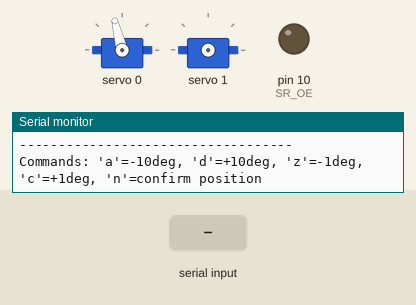
This sketch was run on a simulated Arduino Uno, built with avr-gcc and run on an emulated ATmega328P. Shown: 2 × servo, output pins drawn as LEDs (lit = HIGH), the last lines printed to the serial monitor. The inputs (shaded band) are chosen by the test bench.

Above: at 2.7 s.
2.8 s: "n" received over Serial
At 3.6 s:
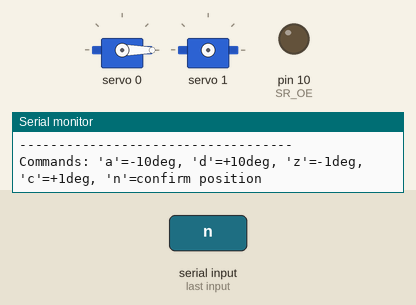
4.8 s: "n" received over Serial
At 6.3 s:
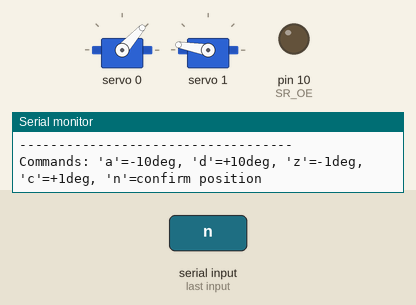
6.8 s: "n" received over Serial
At 7.9 s:
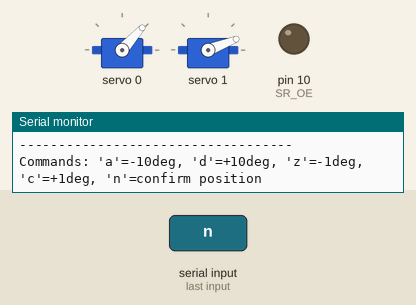
8.8 s: "a" received over Serial
At 9.8 s:
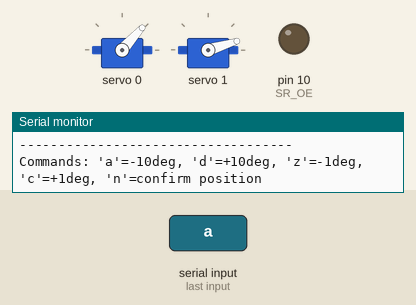
10.3 s: "d" received over Serial
At 10.9 s:
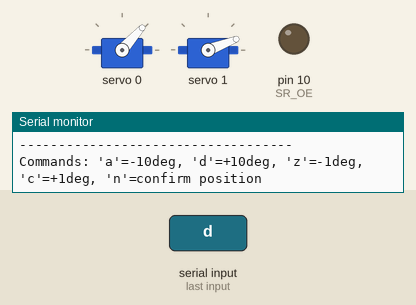
Timing chart, 0 to 12.8 s (numbered marks = the images above; inputs shaded):
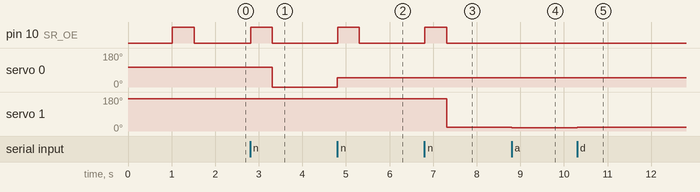

The sketch:

wall-e_callibration.ino
```cpp
/* WALL-E CALLIBRATION CODE
 ********************************************
 * Code by: Simon Bluett
 * Email:   hello@chillibasket.com
 * Version: 1.0
 * Date:    30th October 2019
 ********************************************/

/* HOW TO USE:
 * 1. Install the Adafruit_PWMServoDriver library
 *    a. In the Arduino IDE, go to Sketch->Include Library->Manage Libraries
 *    b. Search for Adafruit PWM Library, and install the latest version
 * 2. Upload the sketch to the micro-controller, and open serial monitor at
 *    a baud rate of 115200.
 * 3. The sketch will then let you control each servo motor individually. The
 *    aim is to find the maximum and minimum PWM pulse widths, corresponding
 *    to the LOW and HIGH positions to which each servo motors can move.
 *    Diagrams showing these positions can be found at
 *    https://wired.chillibasket.com/3d-printed-wall-e/
 *    a. The sketch starts with the head rotation servo (which is on pin 0).
 *       First you need to move to the LOW position (head turned to the left),
 *       by sending the 'a' or 'd' characters to move the servo in increments
 *       of 10 pulse width. For finer control, send the 'z' and 'c' characters
 *       to move in increments of 1.
 *    b. Once the head is in the LOW position, send the 'n' character to confirm
 *       the position and move on to the HIGH position. Repeat the process.
 *    d. The process will then repeat itself for each of the 7 servos, getting
 *       you to specify the LOW and HIGH positions.
 * 4. Once the process is complete, the calibrated positions will be output to
 *    the serial monitor; for example:
 *
 *    // Servo Positions:  Low,High
 *    int preset[][2] =  {{398, 112},  // head rotation
 *                        {565, 188},  // neck top
 *                        {470, 100},  // neck bottom
 *                        {475, 230},  // eye right
 *                        {270, 440},  // eye left
 *                        {350, 185},  // arm left
 *                        {188, 360}}; // arm right
 *
 *    Copy the array and paste it into lines 85 to 92 in [wall-e.ino]
 */

#include <Wire.h>
#include <Adafruit_PWMServoDriver.h>


// Define the pin-mapping
// -- -- -- -- -- -- -- -- -- -- -- -- -- --
#define SR_OE 10           // Servo shield output enable pin


// Define other constants
// -- -- -- -- -- -- -- -- -- -- -- -- -- --
#define SERVOS 7           // Number of servo motors


// Instantiate objects
// -- -- -- -- -- -- -- -- -- -- -- -- -- --
// Servo shield controller class
Adafruit_PWMServoDriver pwm = Adafruit_PWMServoDriver();


// Servo Positions:  Low,High
int preset[][2] =  {{398, 112},  // head rotation
                    {565, 188},	 // neck top
                    {200, 400},	 // neck bottom
                    {475, 230},	 // eye right
                    {270, 440},	 // eye left
                    {350, 185},	 // arm left
                    {188, 360}}; // arm right

// Rest position
float restpos[7] = {50, 50, 40, 0, 0, 100, 100};

// Messages
String messages1[7] = {"Head Rotation - ","Neck Top Joint - ","Neck Bottom Joint - ","Eye Left - ","Eye Right - ","Arm Left - ","Arm Right - "};
String messages2[][2] = {{"LOW (head facing left)", "HIGH (head facing right)"},
                        {"LOW (head looking down)", "HIGH (head looking up)"},
                        {"LOW (head looking down)", "HIGH (head looking up)"},
                        {"LOW (eye rotated down)", "HIGH (eye rotated up)"},
                        {"LOW (eye rotated down)", "HIGH (eye rotated up)"},
                        {"LOW (arm rotated down)", "HIGH (arm rotated up)"},
                        {"LOW (arm rotated down)", "HIGH (arm rotated up)"}};

// Runtime Variables
int currentServo = 0;
int currentPosition = -1;
int position = preset[0][1];


// ------------------------------------------------------------------
// 		INITIAL SETUP
// ------------------------------------------------------------------
void setup() {

	// Initialize serial communication for debugging
	Serial.begin(115200);
	delay(1000);

	//while(!Serial);
	Serial.println("Starting Wall-E Calibration Program");
	Serial.println("------------------------------------------------------------------");
	Serial.println("Move the servos to the correct positions using the serial commands\n");

	// Output Enable (EO) pin for the servo motors
	pinMode(SR_OE, OUTPUT);
	digitalWrite(SR_OE, HIGH);

	// Communicate with servo shield (Analog servos run at ~60Hz)
	pwm.begin();
	pwm.setPWMFreq(60);

	moveToNextPosition();
}


// -------------------------------------------------------------------
// 		MOVE TO NEXT POSITION OR SERVO
// -------------------------------------------------------------------
void moveToNextPosition() {

	if (currentPosition != -1) {
		// Save the current position
		preset[currentServo][currentPosition] = position;
		Serial.print("[Confirmed Position: "); Serial.print(position); Serial.println("]\n");
	}

	// Move on to the next position
	if (currentPosition < 1) {
		currentPosition++;

	// Else move servo to middle position and go to the next servo
	} else {
		pwm.setPWM(currentServo, 0, int(restpos[currentServo] / 100.0 * (preset[currentServo][1] - preset[currentServo][0]) + preset[currentServo][0]));
		currentServo++;
		currentPosition = 0;

		// If all servos are calibrated, output the results
		if (currentServo == SERVOS) outputResults();
	}

	// Output message to serial monitor
	Serial.print(messages1[currentServo]);
	Serial.println(messages2[currentServo][currentPosition]);
	Serial.println("-----------------------------------");
	Serial.println("Commands: 'a'=-10deg, 'd'=+10deg, 'z'=-1deg, 'c'=+1deg, 'n'=confirm position");

	// Disable and re-enable the servos
	digitalWrite(SR_OE, HIGH);
	delay(500);
	digitalWrite(SR_OE, LOW);

	// Move the current servo to the proper position
	position = preset[currentServo][currentPosition];
	pwm.setPWM(currentServo, 0, position);
}


// -------------------------------------------------------------------
// 		CHANGE SERVO POSITION
// -------------------------------------------------------------------
void changeServoPosition(int difference) {
	position += difference;
	pwm.setPWM(currentServo, 0, position);
}


// -------------------------------------------------------------------
// 		OUTPUT THE RESULTS
// -------------------------------------------------------------------
void outputResults() {
	Serial.println("Calibrated values - please copy and paste these into the 'wall-e.ino' sketch:\n");
	Serial.print("int preset[][2] =  {{"); Serial.print(preset[0][0]); Serial.print(","); Serial.print(preset[0][1]); Serial.println("},  // head rotation");
	Serial.print("                    {"); Serial.print(preset[1][0]); Serial.print(","); Serial.print(preset[1][1]); Serial.println("},  // neck top");
	Serial.print("                    {"); Serial.print(preset[2][0]); Serial.print(","); Serial.print(preset[2][1]); Serial.println("},  // neck bottom");
	Serial.print("                    {"); Serial.print(preset[3][0]); Serial.print(","); Serial.print(preset[3][1]); Serial.println("},  // eye right");
	Serial.print("                    {"); Serial.print(preset[4][0]); Serial.print(","); Serial.print(preset[4][1]); Serial.println("},  // eye left");
	Serial.print("                    {"); Serial.print(preset[5][0]); Serial.print(","); Serial.print(preset[5][1]); Serial.println("},  // arm left");
	Serial.print("                    {"); Serial.print(preset[6][0]); Serial.print(","); Serial.print(preset[6][1]); Serial.println("}}; // arm right");

	// Stop the program
	while(1){}
}


// -------------------------------------------------------------------
// 		READ INPUT FROM SERIAL
// -------------------------------------------------------------------
void readSerial() {
	// Read incoming byte
	char inchar = Serial.read();

	// Move on to next position or servo
	if (inchar == 'n') {
		moveToNextPosition();

	// Decrease servo position by 10 degrees
	} else if (inchar == 'a') {
		changeServoPosition(-10);

	// Increase servo position by 10 degrees
	} else if (inchar == 'd') {
		changeServoPosition(10);

	// Decrease servo position by 1 degree
	} else if (inchar == 'z') {
		changeServoPosition(-1);

	// Increase servo position by 1 degree
	} else if (inchar == 'c') {
		changeServoPosition(1);
	}
}


// -------------------------------------------------------------------
// 		MAIN PROGRAM LOOP
// -------------------------------------------------------------------
void loop() {
	// Read any new serial messages
	// -- -- -- -- -- -- -- -- -- -- -- -- -- --
	if (Serial.available() > 0){
		readSerial();
	}
}
```

Measured:
- after the input at 2.8 s, pin 10 (SR_OE): LOW → HIGH at once, → LOW 0.50 s later; servo 0: 104° → 0° after 0.51 s
- after the input at 4.8 s, pin 10 (SR_OE): LOW → HIGH at once, → LOW 0.50 s later; servo 0: 0° → 48° at once
- after the input at 6.8 s, pin 10 (SR_OE): LOW → HIGH at once, → LOW 0.50 s later; servo 1: 170° → 21° after 0.51 s
- after the input at 8.8 s, servo 1: 21° → 17° at once
- after the input at 10.3 s, servo 1: 17° → 21° at once
